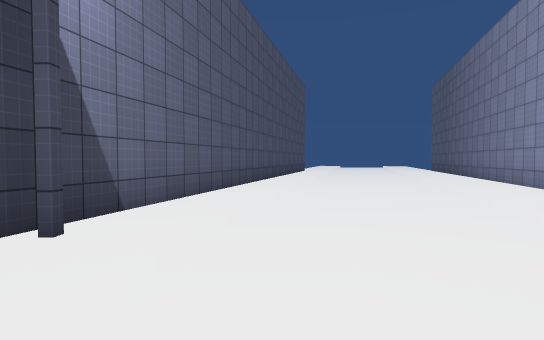
[1] (above)

15 first-person views from a walk through a scene from a Unity 3-D project. The camera is 1.5 m above the floor, tilts 2° down and sees 80° across. The floor is counted in squares, 2 m on a side. Each view is taken from the middle of a square. On the plan, view 1 faces up. The plan holds only what a view shows up to about 11 squares ahead; the rest is blank. The place goes on beyond the plan. Some animated figures are left out. Some surface patterns are stand-ins.

[2]
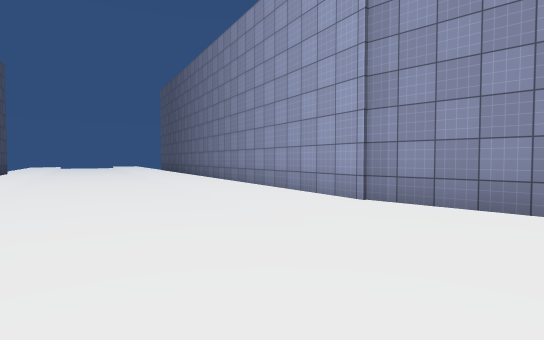

[3]
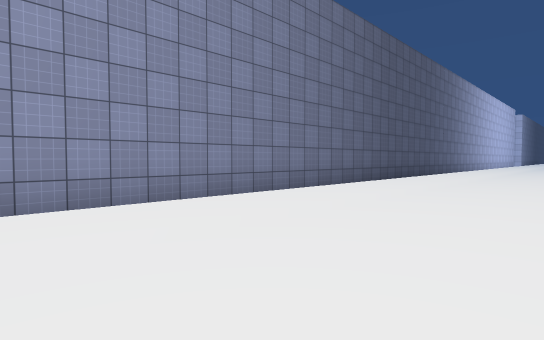

[4]
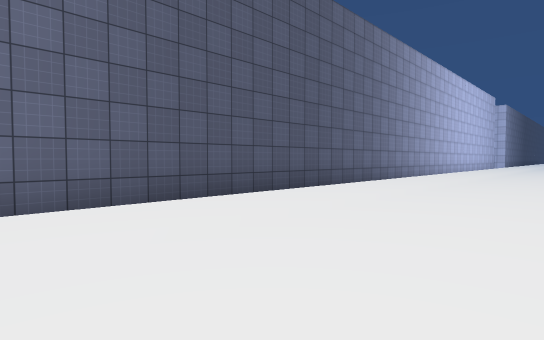

[5]
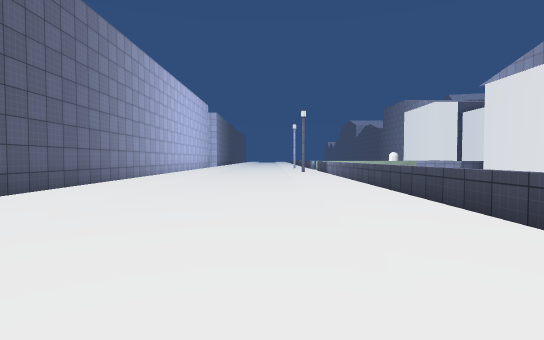

[6]
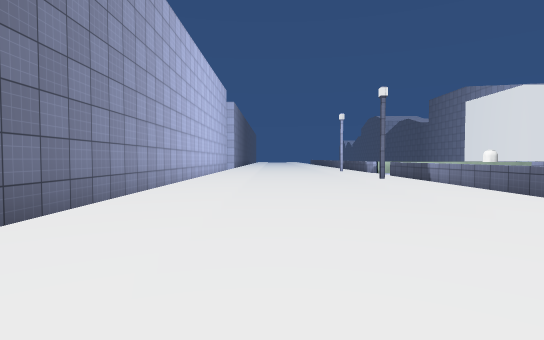

[7]
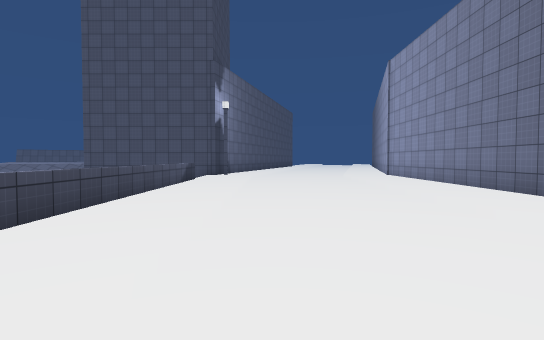

[8]
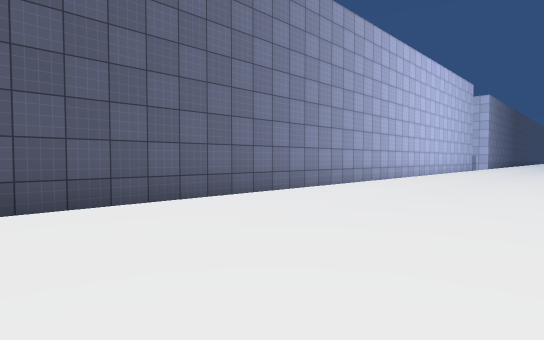

[9]
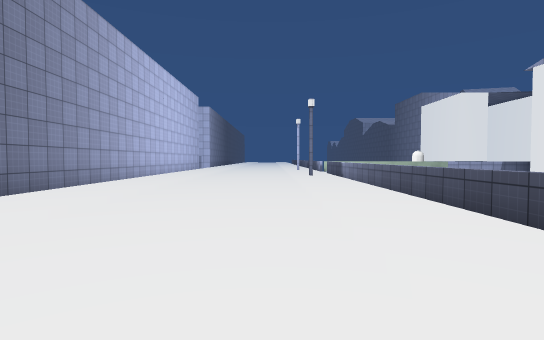

[10]
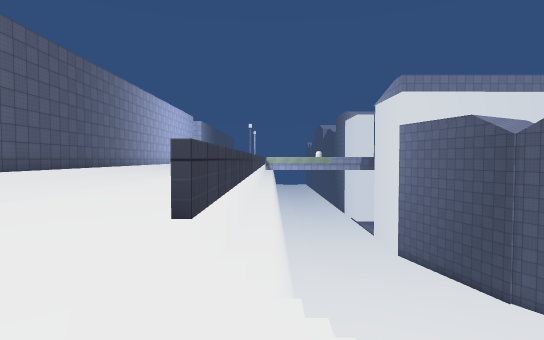

[11]
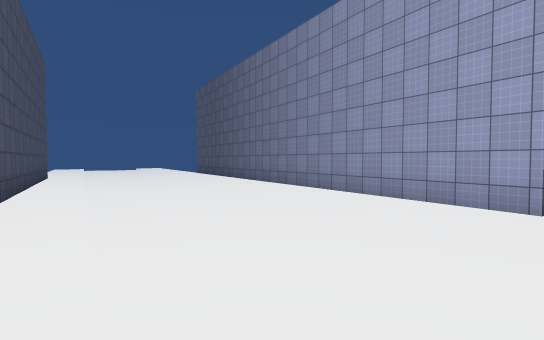

[12]
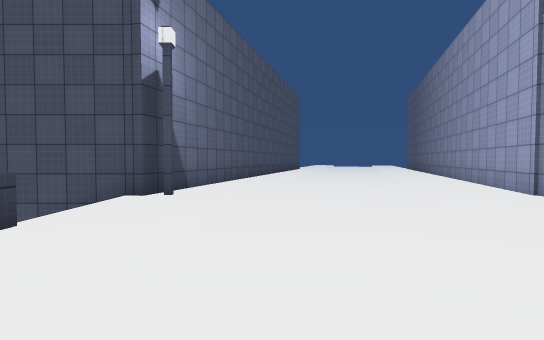

[13]
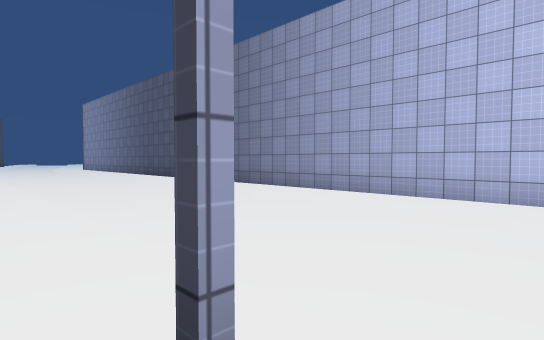

[14]
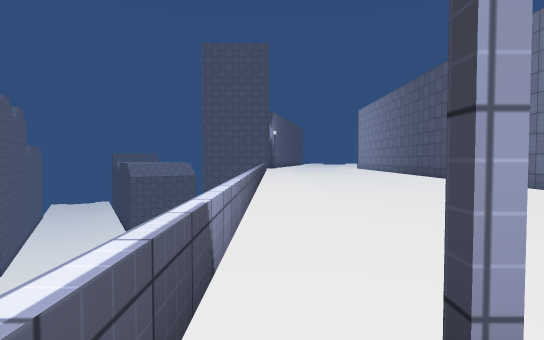

[15]
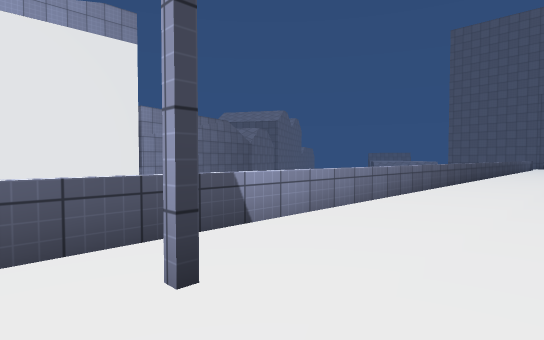

### Floor plan
Key: @ floor where view 1 was taken; # wall or solid block; . main floor; - floor 0.25 m lower than the main floor; _ floor 11 m lower than the main floor; < floor 11.25 m lower than the main floor; / step, stairs or slope; = window, fence, low wall or low ledge; v drop or lower ground.
Columns run from 9 left of view 1 to 6 right of it. Each row starts with its distance up from view 1.
 10         ##/---/.
  9         #./---.#
  8         #.---/.#
  7        ##.---/.#
  6        #./---..#
  5        #./---.##
  4        #.---/.#
  3      ###.---/.#
  2      //..---..#
  1       /..---..#
  0       /..@--..#
 -1       v..---..#
 -2       v..---..#
 -3       v..---..#
 -4       v..---..#
 -5       v..---..#
 -6       v..---..#
 -7       v..---..#
 -8  _/   v..---..#
 -9 </_   v..---..#
-10        ..---..#
-11        ..---..#
-12        ..---..#
-13        ..---..#
-14        ..---..#
-15        ..---..#
-16        ..---..#
-17        ..---..#
-18       =..---..#
-19       =..---..#
-20       =..---..#
-21       #=.---..#
-22       =..---..#

Positions as (right, up) in squares from view 1, and headings:
1: (0, 0), facing up
2: (0, 0), facing up-right
3: (0, 2), facing down-right
4: (0, -5), facing down-right
5: (0, -6), facing down
6: (2, -11), facing down
7: (0, -10), facing up
8: (0, -10), facing down-right
9: (0, -9), facing down
10: (-3, 2), facing down
11: (-1, 2), facing up-right
12: (0, -3), facing up
13: (-2, -22), facing up-right
14: (-2, -22), facing up
15: (0, -22), facing up-left
